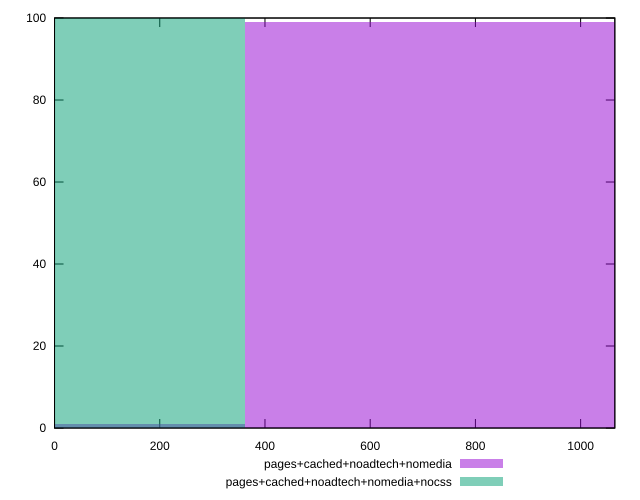

Write gnuplot code to recreate this figure.
reset

$pagesCachedNoadtechNomedia <<EOF
723.2574569197678 99
0 1
EOF

$pagesCachedNoadtechNomediaNocss <<EOF
0 100
EOF

set key outside below
set boxwidth 723.2574569197678
set xrange [0:1065]
set yrange [0:100]
set trange [0:100]
set style fill transparent solid 0.5 noborder
set terminal svg size 640, 500 enhanced background rgb 'white'
set output "report_00013_2021-02-09T12-04-24.940Z/render-blocking-resources/comparison/histogram/3_vs_4.svg"

plot $pagesCachedNoadtechNomedia title "pages+cached+noadtech+nomedia" with boxes, \
     $pagesCachedNoadtechNomediaNocss title "pages+cached+noadtech+nomedia+nocss" with boxes

reset
